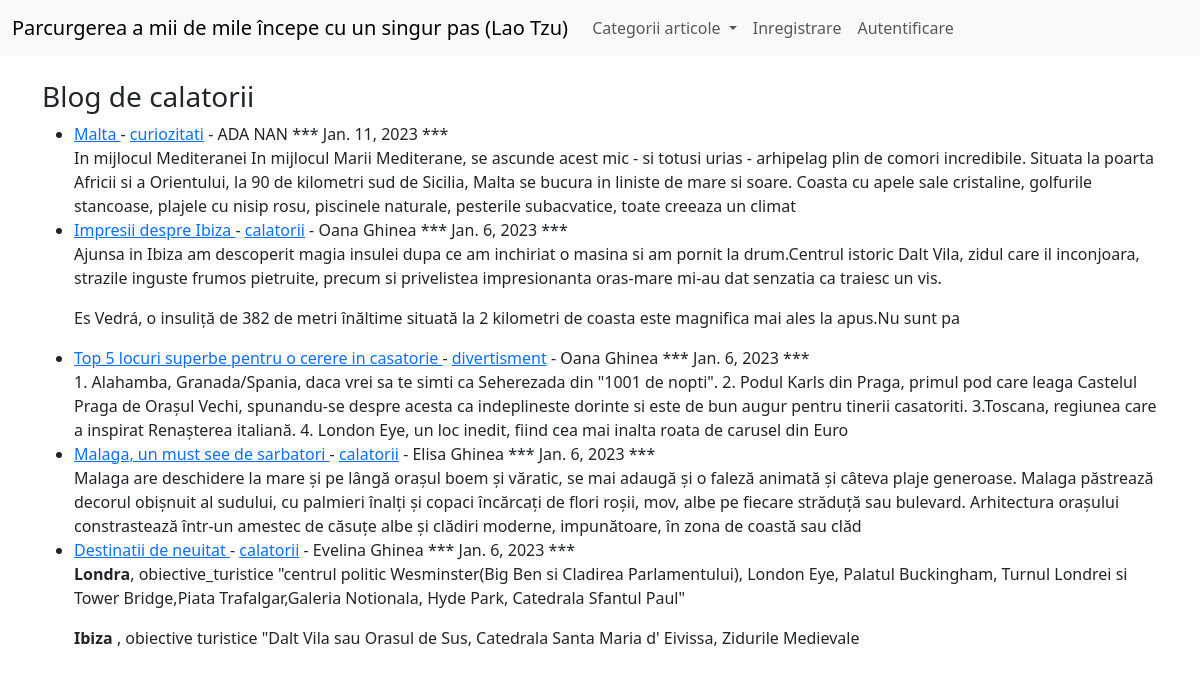
The page / on the database its author committed.
### travelblog/models.py (models this page shows, shortened)
class Postare(models.Model):
    titlu = models.CharField(max_length=500)
    imagine_blog = models.ImageField(null=True, blank=True, upload_to="imagini/")
    titlu_nav = models.CharField(max_length=500)
    cuprins = models.TextField()
    autor = models.ForeignKey(User, on_delete=models.CASCADE)
    data_postare =models.DateField(auto_now_add=True)
    likes = models.ManyToManyField(User, related_name='postare_blog')
    tipuri = models.CharField(max_length=250, default='calatorii')

### travelblog/views.py (the view)
# urls.py: path('', HomeView.as_view(), name='home'),
class HomeView(ListView):
    model = Postare
    template_name = 'home.html'
    tip  = Tipuri.objects.all()
    ordering = ['-data_postare']
    def get_context_data(self, *args, **kwargs):
        tip_categorie = Tipuri.objects.all()
        context =super(HomeView, self).get_context_data(*args, **kwargs)
        context['tip_categorie']=tip_categorie
        return context

### travelblog/models.py (called while the page is built)
    def __str__(self):
        return self.nume

### travelblog/templates/home.html (shortened to what this page needs)
{% extends 'test.html' %}
{% block content %}
<h3>Blog de calatorii</h3>
<ul>
{%  for postare in object_list %}
    <li> <a href="{% url 'articole_details' postare.pk %}" >{{ postare.titlu }} </a>
        - <a href ="{% url 'tipuri' postare.tipuri|slugify %}">{{ postare.tipuri }}</a>
        - {{ postare.autor.first_name }}
        {{ postare.autor.last_name }} *** {{postare.data_postare}} *** <br/>
            {{ postare.cuprins|slice:"400"|safe }} </li>
{% endfor %}
</ul>
{% endblock %}

### travelblog/templates/test.html (shortened to what this page needs)
<!doctype html>
<html lang="en">
  <head>
    <link href="https://cdn.jsdelivr.net/npm/bootstrap@5.3.0-alpha1/dist/css/bootstrap.min.css" rel="stylesheet">
  </head>
  <body>
  <nav class="navbar navbar-expand-lg bg-body-tertiary">
  <div class="container-fluid">
    <a class="navbar-brand" href="{% url 'home' %}">Parcurgerea a mii de mile începe cu un singur pas
      (Lao Tzu)</a>
    <div class="collapse navbar-collapse" id="navbarSupportedContent">
      <ul class="navbar-nav me-auto mb-2 mb-lg-0">
      {%if tip_categorie %}
        <li class="nav-item dropdown">
          <a class="nav-link dropdown-toggle" href="#" role="button" data-bs-toggle="dropdown" aria-expanded="false">
            Categorii articole
          </a>
        </li>
      {% endif %}
      {% if user.is_authenticated %}
        <li class="nav-item">
          <a class="nav-link" href="{% url 'adauga_postare' %}">Adauga o postare</a>
        </li>
        <li class="nav-item">
          <a class="nav-link" href="{% url 'adauga_tipuri' %}">Adauga un tip de postare</a>
        </li>
        <li class="nav-item">
          <a class="nav-link" href="{% url 'logout' %}">Deconectare</a>
        </li>
      {% else %}
        <li class="nav-item">
          <a class="nav-link" href="{% url 'register' %}">Inregistrare</a>
        </li>
        <li class="nav-item">
          <a class="nav-link" href="{% url 'login' %}">Autentificare</a>
        </li>
      {% endif %}
      </ul>
    </div>
  </div>
</nav>
    <br/>
    <div class="container">
  {% block content %}
  {% endblock %}
    </div>
  </body>
</html>

### rows shown on the page
Postare: titlu "Malta", tipuri "curiozitati", autor.first_name "ADA", autor.last_name "NAN", data_postare "Jan. 11, 2023", cuprins "In mijlocul Mediteranei In mijlocul Marii Mediterane, se ascunde acest mic - si totusi urias - arhipelag plin de comori incredibile. Situata la poarta Africii si a Orientului, la 90 de kilometri sud de Sicilia, Malta se bucura in liniste de mare si soare. Coasta cu apele sale cristaline, golfurile stancoase, plajele cu nisip rosu, piscinele naturale, pesterile subacvatice, toate creeaza un climat"
Postare: titlu "Impresii despre Ibiza", tipuri "calatorii", autor.first_name "Oana", autor.last_name "Ghinea", data_postare "Jan. 6, 2023", cuprins "Ajunsa in Ibiza am descoperit magia insulei dupa ce am inchiriat o masina si am pornit la drum.Centrul istoric Dalt Vila, zidul care il inconjoara, strazile inguste frumos pietruite, precum si privelistea impresionanta oras-mare mi-au dat senzatia ca traiesc un vis. Es Vedrá, o insuliță de 382 de metri înăltime situată la 2 kilometri de coasta este magnifica mai ales la apus.Nu sunt pa"
Postare: titlu "Top 5 locuri superbe pentru o cerere in casatorie", tipuri "divertisment", autor.first_name "Oana", autor.last_name "Ghinea", data_postare "Jan. 6, 2023", cuprins "1. Alahamba, Granada/Spania, daca vrei sa te simti ca Seherezada din \"1001 de nopti\". 2. Podul Karls din Praga, primul pod care leaga Castelul Praga de Orașul Vechi, spunandu-se despre acesta ca indeplineste dorinte si este de bun augur pentru tinerii casatoriti. 3.Toscana, regiunea care a inspirat Renașterea italiană. 4. London Eye, un loc inedit, fiind cea mai inalta roata de carusel din Euro"
Postare: titlu "Malaga, un must see de sarbatori", tipuri "calatorii", autor.first_name "Elisa", autor.last_name "Ghinea", data_postare "Jan. 6, 2023", cuprins "Malaga are deschidere la mare și pe lângă orașul boem și văratic, se mai adaugă și o faleză animată și câteva plaje generoase. Malaga păstrează decorul obișnuit al sudului, cu palmieri înalți și copaci încărcați de flori roșii, mov, albe pe fiecare străduță sau bulevard. Arhitectura orașului constrastează într-un amestec de căsuțe albe și clădiri moderne, impunătoare, în zona de coastă sau clăd"
Postare: titlu "Destinatii de neuitat", tipuri "calatorii", autor.first_name "Evelina", autor.last_name "Ghinea", data_postare "Jan. 6, 2023", cuprins "Londra , obiective_turistice \"centrul politic Wesminster(Big Ben si Cladirea Parlamentului), London Eye, Palatul Buckingham, Turnul Londrei si Tower Bridge,Piata Trafalgar,Galeria Notionala, Hyde Park, Catedrala Sfantul Paul\" Ibiza , obiective turistice \"Dalt Vila sau Orasul de Sus, Catedrala Santa Maria d' Eivissa, Zidurile Medievale"
